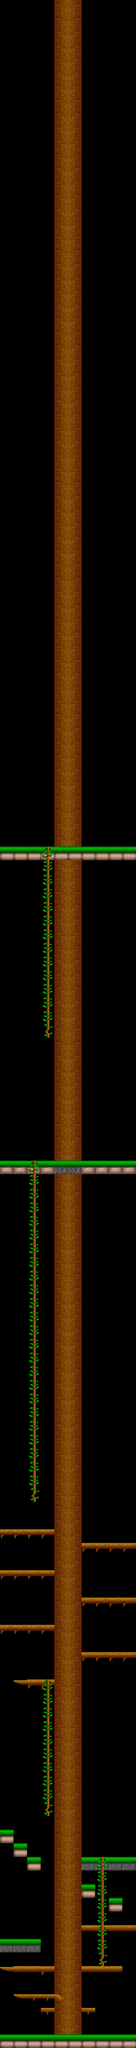

The image is a tile-based game level rendered from a .tmx file. Its description and source (layers, tilesets, objects; grid data summarised) follow:
An orthogonal 10x150 tile map with 32x32 px tiles, 3 tile layers (TreeLayer, ToeholdLayer, RopeLayer) and 25 objects (10x Cloud, 9x SimplePlatform, 4x item, PlayerLoc, EndPoint).

<map version="1.0" orientation="orthogonal" width="10" height="150" tilewidth="32" tileheight="32">
 <tileset firstgid="1" name="treetile" tilewidth="32" tileheight="32" spacing="2" margin="2">
  <image source="treetile.png" width="640" height="400" />
 </tileset>
 <layer name="TreeLayer" width="10" height="150">
  <data>[1500 cells, 298 non-empty, 3 distinct tile ids]</data>
 </layer>
 <layer name="ToeholdLayer" width="10" height="150">
  <data>[1500 cells, 85 non-empty, 9 distinct tile ids]</data>
 </layer>
 <layer name="RopeLayer" width="10" height="150">
  <data>[1500 cells, 57 non-empty, 2 distinct tile ids]</data>
 </layer>
 <objectgroup name="PlayerLayer" width="10" height="150" visible="0">
  <object name="PlayerLoc" x="115" y="4742" />
 </objectgroup>
 <objectgroup name="ItemLayer" width="10" height="150" visible="0">
  <object name="item" x="11" y="4531">
   <properties>
    <property name="ItemName" value="flower" />
   </properties>
  </object>
  <object name="item" x="206" y="4692">
   <properties>
    <property name="ItemName" value="flower" />
   </properties>
  </object>
  <object name="item" x="205" y="4406">
   <properties>
    <property name="ItemName" value="flower" />
   </properties>
  </object>
  <object name="item" x="302" y="4339">
   <properties>
    <property name="ItemName" value="flower" />
   </properties>
  </object>
 </objectgroup>
 <objectgroup name="EnemyFreeLayer" width="10" height="150" visible="0">
  <object name="Cloud" x="337" y="3550" />
  <object name="Cloud" x="62" y="3021" />
  <object name="Cloud" x="260" y="3057" />
  <object name="Cloud" x="273" y="2836" />
  <object name="Cloud" x="250" y="3270" />
  <object name="Cloud" x="50" y="3273" />
  <object name="Cloud" x="37" y="3445" />
  <object name="Cloud" x="318" y="3398" />
  <object name="Cloud" x="23" y="3634" />
  <object name="Cloud" x="285" y="3687" />
 </objectgroup>
 <objectgroup name="EndingPointLayer" width="10" height="150" visible="0">
  <object name="EndPoint" x="2" y="1944" width="314" height="42" />
 </objectgroup>
 <objectgroup name="MovingPlatformLayer" width="10" height="150">
  <object name="SimplePlatform" x="56" y="2480" />
  <object name="SimplePlatform" x="188" y="2445" />
  <object name="SimplePlatform" x="249" y="2481" />
  <object name="SimplePlatform" x="178" y="2508" />
  <object name="SimplePlatform" x="130" y="2545" />
  <object name="SimplePlatform" x="43" y="2570" />
  <object name="SimplePlatform" x="103" y="2608" />
  <object name="SimplePlatform" x="204" y="2641" />
  <object name="SimplePlatform" x="95" y="2675" />
 </objectgroup>
</map>
